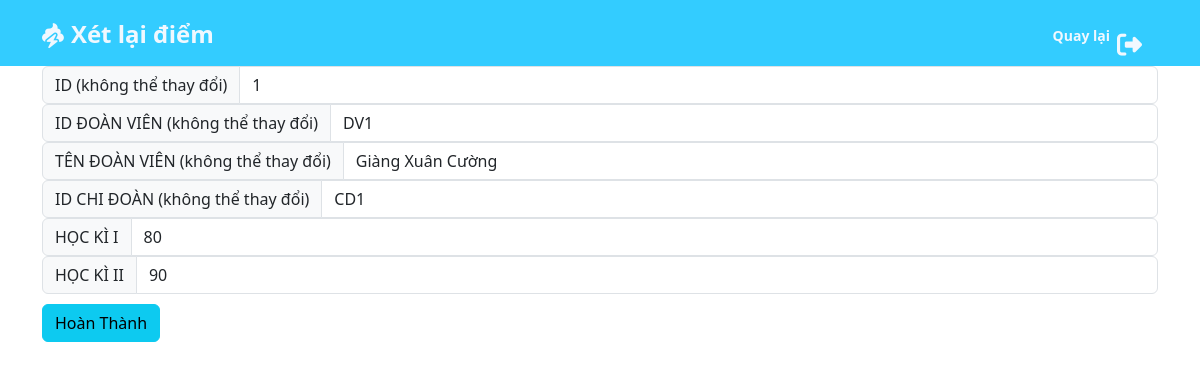
The page /php/chucnang/sua_dgtheohk.php?id=1 on the database its author committed.
### tables this page shows
CREATE TABLE `dgtheohk` (
  `id` varchar(100) NOT NULL,
  `iddv` varchar(100) NOT NULL,
  `tendoanvien` varchar(250) NOT NULL,
  `idchidoan` varchar(200) NOT NULL,
  `hocki1` varchar(100) NOT NULL,
  `hocki2` varchar(100) NOT NULL
);

### php/chucnang/sua_dgtheohk.php (the view, shortened to what this page needs)
<?php
$servername ="localhost:3306";
$username = "root";
$password = "";
$dbname = "btlphp";
$conn = new mysqli($servername, $username, $password, $dbname);
$hk = isset($_GET["id"]) ? $_GET["id"] : '';
$sql ="SELECT * FROM dgtheohk where id = '$hk'";
$resuilt = $conn->query($sql);
$row=$resuilt->fetch_assoc();
?>
<!DOCTYPE html>
<html lang="en">
<head>
        <link rel="stylesheet" href="https://cdn.jsdelivr.net/npm/swiper@8/swiper-bundle.min.css"/>
        <link rel="stylesheet" href="https://cdnjs.cloudflare.com/ajax/libs/font-awesome/6.2.1/css/all.min.css">
        <link href="https://cdn.jsdelivr.net/npm/bootstrap@5.3.2/dist/css/bootstrap.min.css" rel="stylesheet">
        <link rel="stylesheet" href="../index/style.css">
</head>
<body>
<header>
        <nav class="navbar" style="background-color: #33CCFF;">
            <div class="container" style="height: 50px; position: relative;">
              <a class="navbar-brand" href="#" style=" display: flex; position: absolute; top: 3px;">
                <i class="fa-solid fa-poo-storm" style="color: aliceblue; margin-right: 7px; margin-top: 7px; font-size: 25px;"></i>
                    <p style="font-size: 24px; font-weight: 900; color: aliceblue;">Xét lại điểm</p>
              </a>
              <a class="navbar-brand" href="../dgtheohk.php" style="  display: flex; position: absolute; right: 5px; top: 2px;  margin-top: 10px; color: aliceblue;">
                    <p style="font-size: 14px; font-weight: bold;">Quay lại</p>
                    <i class="fa-solid fa-right-from-bracket" style="margin-left: 7px; font-size: 25px;"></i>
              </a>
            </div>
          </nav>
    </header>
        <div class="container">
            <form method="post">
            <div class="input-group flex-nowrap">
                    <span class="input-group-text" id="addon-wrapping" >ID (không thể thay đổi)</span>
                    <input type="text" class="form-control" name="id" placeholder="ID" aria-label="Username" aria-describedby="addon-wrapping" value="<?php echo isset($row["id"]) ? $row["id"] : '';?>">
            </div>
            <div class="input-group flex-nowrap">
                    <span class="input-group-text" id="addon-wrapping" >ID ĐOÀN VIÊN (không thể thay đổi)</span>
                    <input type="text" class="form-control" name="iddv" placeholder="ID đoàn viên" aria-label="Username" aria-describedby="addon-wrapping" value="<?php echo isset($row["iddv"]) ? $row["iddv"] : '';?>">
            </div>
            <div class="input-group flex-nowrap">
                    <span class="input-group-text" id="addon-wrapping" >TÊN ĐOÀN VIÊN (không thể thay đổi)</span>
                    <input type="text" class="form-control" name="tendoanvien" placeholder="Tên đoàn viên" aria-label="Username" aria-describedby="addon-wrapping" value="<?php echo isset($row["tendoanvien"]) ? $row["tendoanvien"] : '';?>">
            </div>
            <div class="input-group flex-nowrap">
                    <span class="input-group-text" id="addon-wrapping" >ID CHI ĐOÀN (không thể thay đổi)</span>
                    <input type="text" class="form-control" name="idchidoan" placeholder="ID chi đoàn" aria-label="Username" aria-describedby="addon-wrapping" value="<?php echo isset($row["idchidoan"]) ? $row["idchidoan"] : '';?>">
            </div>
            <div class="input-group flex-nowrap">
                    <span class="input-group-text" id="addon-wrapping" >HỌC KÌ I</span>
                    <input type="text" class="form-control" name="hocki1" placeholder="Học kì I" aria-label="Username" aria-describedby="addon-wrapping" value="<?php echo isset($row["hocki1"]) ? $row["hocki1"] : '';?>">
            </div>
            <div class="input-group flex-nowrap">
                    <span class="input-group-text" id="addon-wrapping" >HỌC KÌ II</span>
                    <input type="text" class="form-control" name="hocki2" placeholder="Học kì II" aria-label="Username" aria-describedby="addon-wrapping" value="<?php echo isset($row["hocki2"]) ? $row["hocki2"] : '';?>">
            </div>
            <button id="sumnit" name="btn" class="btn btn-info" style="margin-top: 10px;">Hoàn Thành</button>
            </form>
        </div>
</body>
</html>

### index/style.css (style rules this page uses)
.navbar { background-color: #33CCFF; }
.container { height: 50px; position: relative; }
.navbar-brand { display: flex; position: absolute; top: 3px; }
.fa-solid { color: aliceblue; margin-right: 7px; margin-top: 7px; font-size: 25px; }

### rows shown on the page
dgtheohk: id "1", iddv "DV1", tendoanvien "Giàng Xuân Cường", idchidoan "CD1", hocki1 "80", hocki2 "90"
